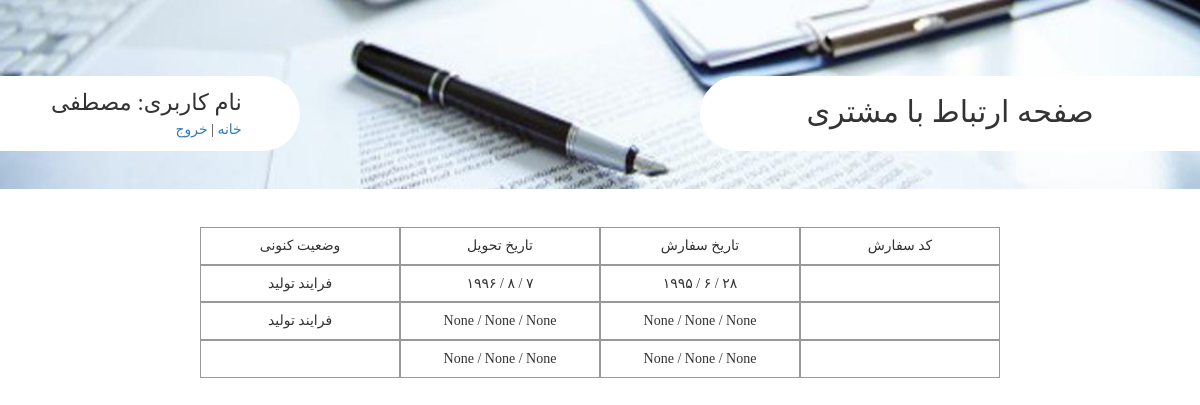
/user/show_reserves/ (signed in), run on the app's committed database.
### UserManager/models.py (models this page shows, shortened)
class Customer(models.Model):
    user = models.OneToOneField(User,)
    username = models.CharField(max_length=100)
    name = models.CharField(max_length=100, null=True, verbose_name='نام')
    phoneNumber = models.CharField(max_length=50, verbose_name='شماره تلفن همراه',)
    email = models.EmailField(verbose_name='ایمیل',)
    moaref = models.CharField(max_length=200, verbose_name='نام معرف',)
    workPhoneNumber = models.CharField(max_length=50, verbose_name='تلفن محل کار',)
    address = models.TextField(verbose_name='آدرس',)
    companyName = models.TextField(verbose_name='نام شرکت',)
    class Meta:
        verbose_name_plural = 'مشتری'

### ReserveForm/models.py (models this page shows, shortened)
class ReserveForm(models.Model):
    customer = models.ForeignKey(Customer, verbose_name='مشتری', )
    tarh = models.ImageField(upload_to='tarh/', verbose_name='طرح', blank=True, null=True)
    serviceTarh = models.ManyToManyField('ServiceTarh', verbose_name='خدمات طرح', blank=True)
    hasParche = models.BooleanField(verbose_name='پارچه دارد',)
    parche = models.ForeignKey('Parche',verbose_name='پارچه', blank=True, null=True)
    parcheWidth = models.FloatField(verbose_name='عرض پارچه', blank=True, null=True)
    parcheHeight = models.FloatField(verbose_name='طول پارچه', blank=True, null=True)
    number = models.IntegerField(verbose_name='تعداد', blank=True, null=True)
    typeChap = models.ForeignKey('Chap', verbose_name='چاپ', blank=True, null=True)
    dookht = models.ForeignKey('Dookht', verbose_name='دوخت', blank=True, null=True,)
    hasLabel = models.BooleanField(verbose_name='برچسب دارد', )
    reserveDay = models.IntegerField(choices=dayChoice, verbose_name='روز', blank=True, null=True)
    reserveMonth = models.IntegerField(choices=monthChoice, verbose_name='ماه', blank=True, null=True)
    reserveYear = models.IntegerField(verbose_name='سال', blank=True, null=True)
    deliveryDay = models.IntegerField(choices=dayChoice, verbose_name='روز', blank=True, null=True)
    deliveryMonth = models.IntegerField(choices=monthChoice, verbose_name='ماه', blank=True, null=True)
    deliveryYear = models.IntegerField(verbose_name='سال', blank=True, null=True)
    description = models.TextField(verbose_name='توضیح', blank=True, null=True)
    process = models.ForeignKey('Process', verbose_name='فرایند', blank=True, null=True)
    class Meta:
        verbose_name_plural = "سفارش ها"

class Process(models.Model):
    name = models.CharField(max_length=100, verbose_name='نام',)
    class Meta:
        verbose_name_plural = 'فرایند'

### UserManager/views.py (the view)
# urls.py: url(r'show_reserves/', view=views.show_reserves, name='ShowReserves'),
@login_required(login_url='/user/login/')
def show_reserves(request):
    customer = Customer.objects.get(user=request.user)
    forms = ReserveForm.objects.filter(customer=customer)
    context = {'forms':forms, 'customer':customer}
    return render(request, 'showReserves.html', context=context)

### ReserveForm/templatetags/toPersian.py (called while the page is built)
@register.filter
def IntegerToPersian(number):
    if number is None:
        return None
    if number==0:
        return '۰'
    persian_number = ''
    while(number>=1):
        digit = number%10
        persian_number = toPersianDigit(digit)+persian_number
        number = int(number/10)
    return persian_number

def toPersianDigit(digit):
    if digit is None:
        return None
    if digit==1:
        return '۱'
    if digit==2:
        return '۲'
    if digit==3:
        return '۳'
    if digit==4:
        return '۴'
    if digit==5:
        return '۵'
    if digit==6:
        return '۶'
    if digit==7:
        return '۷'
    if digit==8:
        return '۸'
    if digit==9:
        return '۹'
    if digit==0:
        return '۰'

### templates/showReserves.html (shortened to what this page needs)
{% extends 'customerBase.html' %}
{% load static %}
{% load toPersian %}
{% block load_style_file %}
    <link href="{% static 'css/showReserves.css' %}" rel="stylesheet" type="text/css">
{% endblock %}
{% block content %}
    <div id="main-content-wrapper" class="container-fluid">
        <div class="row">
            <div id="table-wrapper" class="col-md-8 col-md-offset-2 container-fluid">
                <div class="row">
                    <div class="col-md-3 center-horizontally cell">
                        <h5 class="text-wrapper">وضعیت کنونی</h5>
                    </div>
                    <div class="col-md-3 center-horizontally cell">
                        <h5 class="text-wrapper">تاریخ تحویل</h5>
                    </div>
                    <div class="col-md-3 center-horizontally cell">
                        <h5 class="text-wrapper">تاریخ سفارش</h5>
                    </div>
                    <div class="col-md-3 center-horizontally cell">
                        <h5 class="text-wrapper">کد سفارش</h5>
                    </div>
                </div>
                {% for form in forms %}
                    <div class="row">
                        <div class="col-md-3 center-horizontally cell">
                            <h5 class="text-wrapper">{{ form.process.name }}</h5>
                        </div>
                        <div class="col-md-3 center-horizontally cell">
                            <h5 class="text-wrapper">
                                <span>{{ form.deliveryYear|IntegerToPersian }} /</span>
                                <span>{{ form.deliveryMonth|IntegerToPersian }} /</span>
                                <span>{{ form.deliveryDay|IntegerToPersian }}</span>
                            </h5>
                        </div>
                        <div class="col-md-3 center-horizontally cell">
                            <h5 class="text-wrapper">
                                <span>{{ form.reserveYear|IntegerToPersian }} /</span>
                                <span>{{ form.reserveMonth|IntegerToPersian }} /</span>
                                <span>{{ form.reserveDay|IntegerToPersian }}</span>
                            </h5>
                        </div>
                        <div class="col-md-3 center-horizontally cell">
                        </div>
                    </div>
                {% endfor %}
            </div>
        </div>
    </div>
{% endblock %}

### templates/customerBase.html (shortened to what this page needs)
<!DOCTYPE html>
{% load static %}
<html lang="en">
<head>
    <link href="{% static 'bootstrap-3.3.7-dist/css/bootstrap.min.css' %}" rel="stylesheet" type="text/css">
    <link href="{% static 'css/customer_base.css' %}" type="text/css" rel="stylesheet">
    {% block load_style_file %}
    {% endblock %}
</head>
<body>
{% block header_page %}
    <div id="header-wrapper" class="container-fluid">
        <div class="row">
            <div id="user-property-wrapper" class="col-sm-4 col-xs-5 col-md-3">
                <div id="container-property" class="center-vertically">
                    <div id="username-wrapper">
                        <div id="username-label-wrapper">نام کاربری:</div>
                        <div id="username-value-wrapper">{{ customer.name }}</div>
                    </div>
                    <div id="links-wrapper">
                        <div id="home-link"><a href="{% url 'HomepageCustomer' %}">خانه</a> |</div>
                        <div id="exit-link"><a href="{% url 'Exit' %}">خروج</a></div>
                    </div>
                </div>
            </div>
            <div id="page-title-wrapper" class="col-xs-8 col-xs-offset-4 col-md-5 col-md-offset-4">صفحه ارتباط با مشتری</div>
        </div>
    </div>
{% endblock %}
{% block content %}
{% endblock %}
</body>
</html>

### static/css/customer_base.css (style rules this page uses)
.center-vertically { position: relative; top: 50%; -webkit-transform: translateY(-50%); -moz-transform: translateY(-50%); -ms-transform: translateY(-50%); -o-transform: translateY(-50%); transform: translateY(-50%); }
.center-horizontally { text-align: center; }
#header-wrapper { background-image: url("/static/img/header.jpg"); height: 5cm; background-size:100% 100% ; background-repeat: no-repeat; font-family: "adobe arabic"; }
body { font-family: "adobe arabic"; }
#header-wrapper .row { margin-top: 2cm; }
#user-property-wrapper { background-color: white; height: 2cm; border-bottom-right-radius: 1cm; border-top-right-radius: 1cm; min-width: 4cm; }
#page-title-wrapper { background-color: white; height: 2cm; border-bottom-left-radius: 1cm; border-top-left-radius: 1cm; font-size: 0.8cm; text-align: center; padding-top: 0.4cm; }
#user-property-wrapper #container-property { display: inline-block; width: 6cm; float: left; }
#username-wrapper { direction: rtl; font-size: 0.6cm; }
#user-property-wrapper #username-label-wrapper { direction: rtl; display: inline-block; }
#user-property-wrapper #username-value-wrapper { display: inline-block; }
#links-wrapper { direction: rtl; }
#links-wrapper #exit-link { display: inline-block; }
#links-wrapper #home-link { display: inline-block; }

### static/css/showReserves.css (style rules this page uses)
#main-content-wrapper { padding-top: 1cm; }
.cell { border: solid 1px #999999; min-height: 1cm; }

### data on the page
Customer: name "مصطفی"
ReserveForm: process.name "فرایند تولید", deliveryYear|IntegerToPersian "۱۹۹۶", deliveryMonth|IntegerToPersian "۸", deliveryDay|IntegerToPersian "۷", reserveYear|IntegerToPersian "۱۹۹۵", reserveMonth|IntegerToPersian "۶", reserveDay|IntegerToPersian "۲۸"
ReserveForm: process.name "فرایند تولید", deliveryYear|IntegerToPersian "None", deliveryMonth|IntegerToPersian "None", deliveryDay|IntegerToPersian "None", reserveYear|IntegerToPersian "None", reserveMonth|IntegerToPersian "None", reserveDay|IntegerToPersian "None"
ReserveForm: deliveryYear|IntegerToPersian "None", deliveryMonth|IntegerToPersian "None", deliveryDay|IntegerToPersian "None", reserveYear|IntegerToPersian "None", reserveMonth|IntegerToPersian "None", reserveDay|IntegerToPersian "None"
